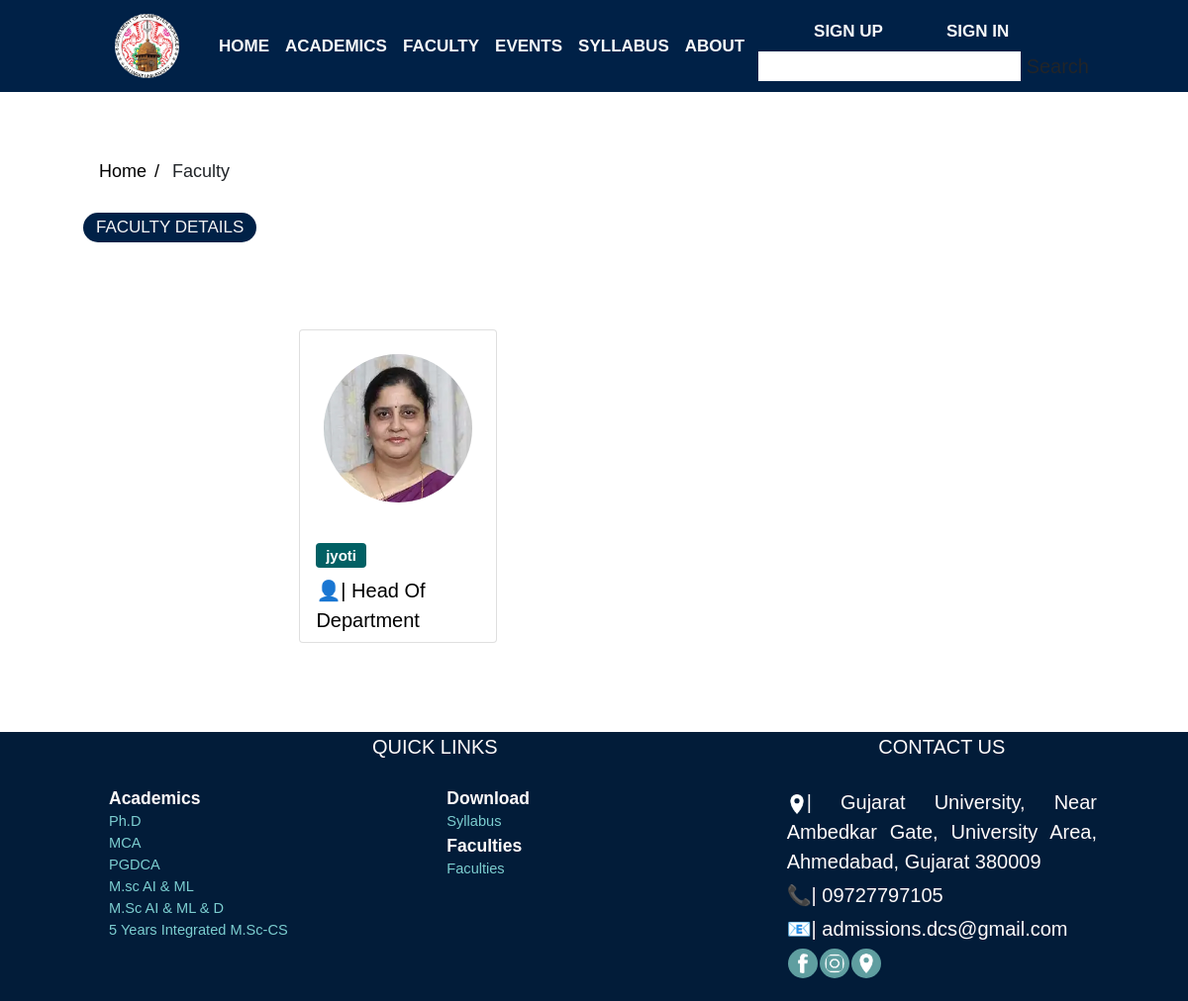
Before: /Department/faculty.php with the older database file.
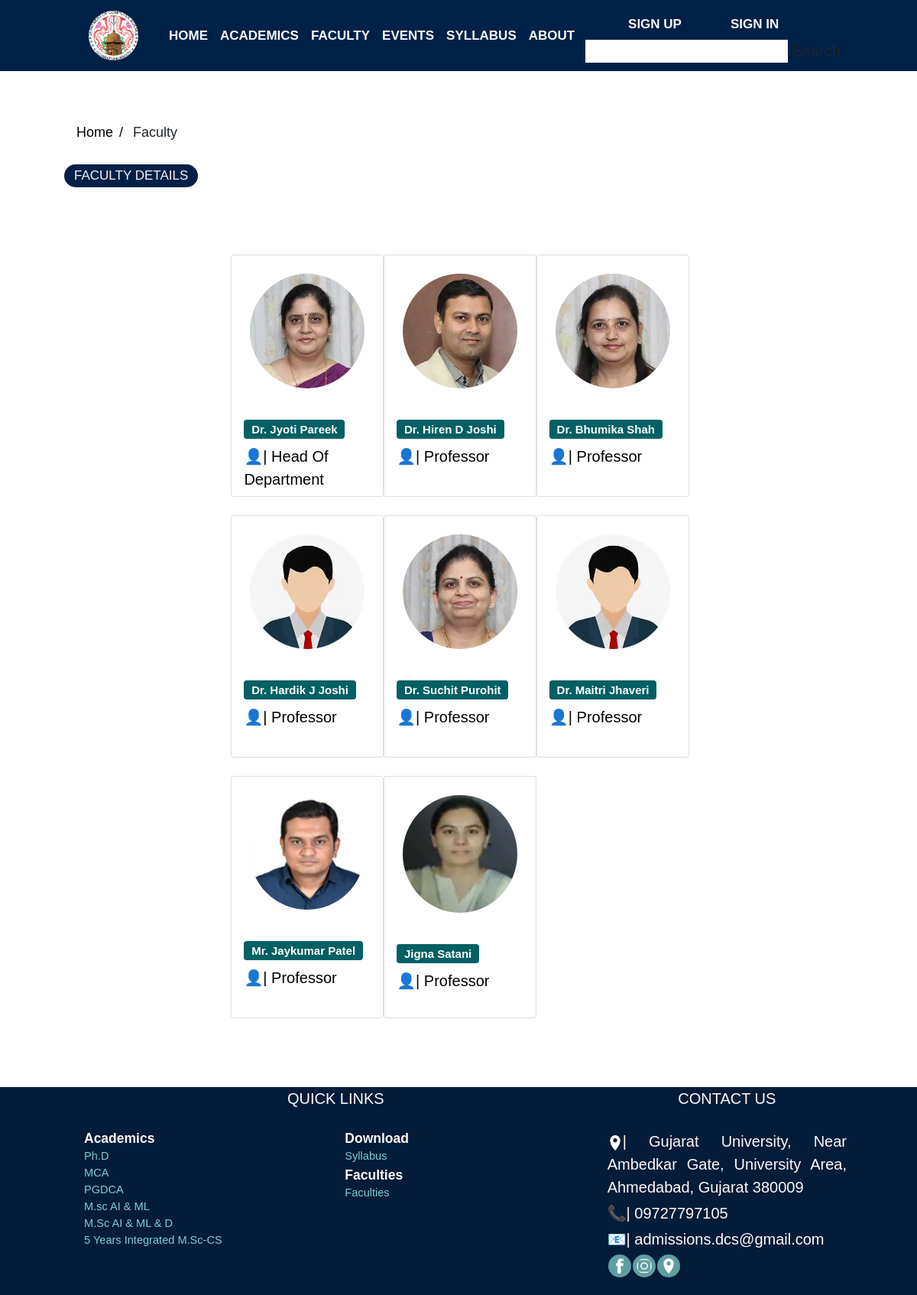
After: the same page with the newer database file.
### tables this page shows
CREATE TABLE `faculty` (
  `faculty_id` int(11) NOT NULL,
  `faculty_experience` smallint(3) DEFAULT NULL,
  `faculty_qualification` varchar(50) DEFAULT NULL,
  `faculty_specialization` varchar(50) DEFAULT NULL,
  `faculty_designation` varchar(50) DEFAULT NULL,
  `designation_id` int(11) NOT NULL,
  `user_id` int(11) NOT NULL
);

CREATE TABLE `user` (
  `user_id` int(11) NOT NULL,
  `user_name` varchar(30) DEFAULT NULL,
  `user_profile` varchar(50) DEFAULT NULL,
  `user_email` varchar(50) DEFAULT NULL,
  `user_password` varchar(80) DEFAULT NULL,
  `use_category_id` int(11) NOT NULL
);

CREATE TABLE `designation` (
  `designation_id` int(11) NOT NULL,
  `designation` varchar(45) DEFAULT NULL
);

### Department/faculty.php (the view, shortened to what this page needs)
<?php include "links/include/db.php"?>
<!doctype html>
<html lang="en">
<head>
    <?php include "links/include/link.php"?>
</head>
<body>
    <?php include "links/include/header.php"?>
    <div style="padding-right:7%;padding-left:7%;">
        <br>
        <ul class="breadcrumb" style="padding-top:130px;">
            <li><a href="home.php">Home</a></li>
            <li>Faculty</li>
        </ul>
        <span class="pill">FACULTY DETAILS</span>
        <div class="size">
            <div class="container">
                <br><br>
                <br>
                <div class="row row-sm-cols-1 row-cols-md-2 row-cols-xl-3 gx-1 gy-4 ">
                    <?php
                     $query = "SELECT u.user_name,u.user_profile,d.designation,f.faculty_id FROM user as u
INNER JOIN faculty as f
ON f.user_id=u.user_id
INNER JOIN designation as d
ON f.designation_id=d.designation_id";
  $result = $conn->query($query);
    if ($result->num_rows > 0)
    {
        while($row = $result->fetch_assoc())
        {
            $username=$row["user_name"];
            $faculty_profile=$row["user_profile"];
            $designation=$row["designation"];
            $faculty_id=$row["faculty_id"];
         ?>
                    <div class="col">
                        <div class="card"><a href="faculty_details.php?faculty_id=<?php echo $faculty_id ?>"
                                class="card-link">
                                <div data-bs-toggle="tooltip" title="CLICK TO KNOW MORE">
                                    <img src="<?php echo $faculty_profile;?>" class="card-round p-4">
                                </div>
                            </a>
                            <div class="card-body">
                                <h5 class="card-title"><span class="badge"><?php echo $username;?></span></h5>
                                <p class="card-text">👤| <?php echo $designation;?></p>
                            </div>
                        </div>
                    </div>
                    <?php
        }
    }
    else {
        echo "0 results";
    }
?>
                </div>
            </div>
        </div>
    </div>
    <br><br><br>
    <?php include "links/include/footer.php"?>
</body>
</html>

### Department/links/include/link.php (shortened to what this page needs)
<?php
echo '
<script src="https://ajax.googleapis.com/ajax/libs/jquery/3.6.3/jquery.min.js"></script>
<link rel="stylesheet" href="https://cdnjs.cloudflare.com/ajax/libs/font-awesome/4.7.0/css/font-awesome.min.css">
<script src="https://kit.fontawesome.com/a076d05399.js"></script>
<link rel="stylesheet" href="links/bs5/bootstrap.min.css">
<script src="links/bs5/bootstrap.bundle.min.js"></script>
<link rel="stylesheet" href="./links/css/main.css">
<link rel="stylesheet" href="./links/css/output.css">
<link rel="stylesheet" href="./links/css/global.css">
<title>Depart. of Computer science</title>
<link rel="shortcut icon" href="image/logos/logo.webp" type="image/png">';

### Department/links/include/header.php (shortened to what this page needs)
<?php
echo '<nav class="navbar navbar-expand-sm navbar-dark " id="back-color">
<div class="container flex-start">
    <a class="navbar-brand" href="home.php">
        <img src="image/logos/logo1.webp" alt="Avatar Logo" style="width:65px;border-radius: 50%;">
    </a>
    <button class="navbar-toggler d-lg-none" type="button" style="color: aliceblue;" data-bs-toggle="collapse"data-bs-target="#collapsibleNavId" aria-controls="collapsibleNavId" aria-expanded="false"aria-label="Toggle navigation">
        <span class="navbar-toggler-icon"></span>
    </button>
    <div class="collapse navbar-collapse" id="collapsibleNavId">
        <ul class="navbar-nav me-auto mt-2 mt-lg-0">
            <li class="nav-item">
                <a class="nav-link  text-light" href="home.php"><b>HOME</b></a>
            </li>
            <li class="nav-item">
                <a class="nav-link text-light" href="academics.php"><b>ACADEMICS</b></a>
            </li>
            <li class="nav-item">
                <a class="nav-link text-light" href="faculty.php"><b>FACULTY</b></a>
            </li>
            <li class="nav-item">
                <a class="nav-link text-light" href="event.php"><b>EVENTS</b></a>
            </li>
            <li class="nav-item">
                <a class="nav-link text-light" href="download.php"><b>SYLLABUS</b></a>
            </li>
            <li class="nav-item">
                <a class="nav-link text-light" href="about.php"><b>ABOUT</b></a>
            </li>';
echo '</ul>
        <div class="top-header hidden-xs" style="padding:0px">
        <a  class="nav-link text-light p-2 ms-lg-5" href="sign-up.php" target="_self">
        <b>SIGN UP</b></a>
        <a  class="nav-link text-light p-2 ms-lg-5" href="sign-in.php" target="_self">
        <b>SIGN IN</b></a>
            <form  action="links/php/search.php" method="GET" style="padding-top:0px">
                <input type="text"  name="searchValue" style="text-transform: capitalize;">
                <input type="submit" value="Search" name="search"autocomplete="off">
            </form>
        </div>
</nav>
';
?>

### Department/links/include/footer.php (shortened to what this page needs)
<?php
include "link.php";
echo '<style>
a{
    color:#7cced0;
    text-decoration:none;
}
a:hover
{
    color:white;
}
header{
    width:80px;
}
</style>
<div class="footer">
<div class="container">
    <div class="row">
        <div class="col-lg-8 col-md-6 footer-links">
            <div class="pb-4 ">QUICK LINKS</div>
            <div class="row small">
                <div class="col-lg-6 col-md-6 footer-link text-start">
                    <b>Academics</b>
                    <ul style="font-size: smaller;">
                        <li><a href="phd.php">Ph.D</a></li>
                        <li><a href="mca.php">MCA</a></li>
                        <li><a href="pgdca.php">PGDCA</a></li>
                        <li><a href="aiml.php">M.sc AI & ML</a></li>
                        <li><a href="aimld.php">M.Sc AI & ML & D</a></li>
                        <li><i class="bx bx-chevron-right"></i> <a href="msccs.php">5 Years Integrated M.Sc-CS</a></li>
                    </ul>
                </div>
                <div class="col-lg-6 col-md-6 footer-links text-start">
                    <b>Download</b>
                    <ul style="font-size: smaller;">
                    <li><a
                    href="https://www1.gujaratuniversity.ac.in/custom/student/syllabus">Syllabus</a>
                    </li>
                    </ul>
                    <b>Faculties</b>
                    <ul style="font-size: smaller;">
                    <li><a
                                href="faculty.php">Faculties</a>
                    </li>
                    </ul>
                </div>
            </div>
        </div>
        <div class="col-lg-4 col-md-6 footer-links">
            <div class="pb-4 uppercase ">CONTACT US</div>
            <div class="tdrow">
                <img src="image/logos/imap.webp" style="width:20px; display:inline-block;" >|
                Gujarat University, Near Ambedkar Gate, University Area, Ahmedabad, Gujarat 380009
            </div>
            <div class="tdrow">📞| 09727797105</div>
            <div class="tdrow">📧| admissions.dcs@gmail.com</div>
            <div class="tdrow">
                <table>
                    <tr>
                        <td><a rel="noreferrer"
                                href="https://www.facebook.com/M-Sc-Artificial-Intelligence-Machine-Learning-at-Rollwala-GU-654124395030598/"
                                target="_blank"><img class="nav-img" src="image/logos/flogo.png"></a>
                        </td>
                        <td><a rel="noreferrer"
                                href="https://www.instagram.com/msc_computerscience_gu/?next=%2F"
                                target="_blank"><img class="nav-img" src="image/logos/insta.png"></a>
                        </td>
                        <td>
                            <a rel="noreferrer"
                                href="https://www.google.com/maps/place/Department+of+Computer+Science,+Maharshi+Pingal+-+School+of+Advanced+Computing+and+Information+Technology/@23.0362486,72.545091,19.77z/data=!4m5!3m4!1s0x395e859c09adf79f:0xe1d87bc33ed48fe7!8m2!3d23.0360673!4d72.5452956"
                                target="_blank"><img class="nav-img" src="image/logos/imap.webp"></a>
                    </tr>
                </table>
            </div>
        </div>
    </div>
</div>
</div>
';
?>

### Department/links/css/main.css (style rules this page uses)
#back-color { background: rgb(0, 33, 71); }
.navbar { background-color: #333; position: fixed; top: 0; width: 100%; z-index: 10; padding-top: 0px; padding-bottom: 0px; }
.navbar a { float: left; display: block; color: #f2f2f2; text-align: center; padding: 14px 16px; text-decoration: none; font-size: 17px; }
.navbar a:after, a:before { transition: all .5s; }
.nav-img { height: 30px; width: 30px; padding: 5px; background: cadetblue; border-radius: 50%; }
.navbar a { position: relative; }
.navbar a:after { position: absolute; bottom: 0; left: 0; right: 0; margin: auto; width: 0%; content: '.'; color: transparent; background: rgb(255, 147, 5); height: 1px; }
.footer { padding-left: 20px; padding-bottom: 20px; position: relative; left: 0; bottom: 0; width: 100%; background-color: rgb(2, 28, 57); color: snow; text-align: center; font-stretch: expanded; }
.tdrow { text-align: start; text-align: justify; padding: 2px; }

### Department/links/css/global.css (style rules this page uses)
.pill { border: 2px; background-color: #002147; padding-right: 13px; padding-left: 13px; padding-top: 5px; padding-bottom: 6px; color: whitesmoke; max-width: fit-content; border-radius: 50px 50px; text-transform: uppercase; font-size: 17px; }
ul.breadcrumb { padding: 10px 16px; list-style: none; }
ul.breadcrumb li { display: inline; font-size: 18px; }
ul.breadcrumb li+li:before { padding: 8px; color: black; content: "/\00a0"; }
ul.breadcrumb li a { color: #000000; text-decoration: none; }
body { font-family: Arial, Helvetica, sans-serif; font-size: 20px; }

### Department/faculty.php (style rules this page uses)
.size { padding-left: 20%; padding-right: 20%; }
.card-body .card-title .badge { background-color: #016064; }
.card { background-color: #ffffffd3; height: 317px; width: 200px; overflow: hidden; border-radius: 50%; }
.card-text { color: black; font-family: 'Gill Sans', 'Gill Sans MT', Calibri, 'Trebuchet MS', sans-serif; }
.card-round { border-radius: 50%; width: 100%; }

### Department/links/include/footer.php (style rules this page uses)
a { color:#7cced0; text-decoration:none; }

Changed rows visible on the page:
changed faculty "Head Of Department": user.user_name "jyoti" → "Dr. Jyoti Pareek"
added faculty: user.user_profile (picture), user.user_name "Dr. Hiren D Joshi", designation.designation "Professor"
added faculty: user.user_profile (picture), user.user_name "Dr. Bhumika Shah", designation.designation "Professor"
added faculty: user.user_profile (picture), user.user_name "Dr. Hardik J Joshi", designation.designation "Professor"
added faculty: user.user_profile (picture), user.user_name "Dr. Suchit Purohit", designation.designation "Professor"
added faculty: user.user_profile (picture), user.user_name "Dr. Maitri Jhaveri", designation.designation "Professor"
added faculty: user.user_profile (picture), user.user_name "Mr. Jaykumar Patel", designation.designation "Professor"
added faculty: user.user_profile (picture), user.user_name "Jigna Satani", designation.designation "Professor"
